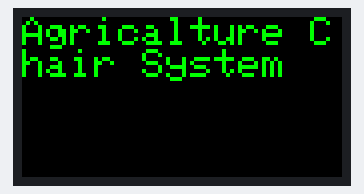
The sketch below on a simulated Arduino Uno, built with avr-gcc and run on an emulated ATmega328P. Shown: 160×80 colour display. What the sketch prints to the serial monitor is not drawn.

Above: at 0.2 s.
At 1.33 s:
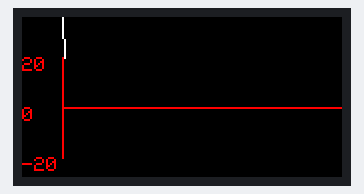
At 6.82 s:
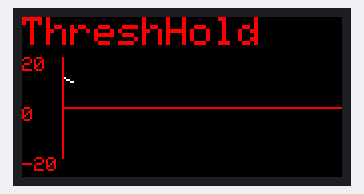
At 12.01 s:
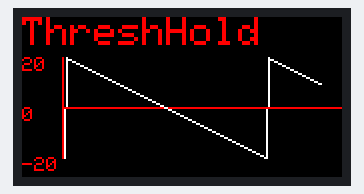
At 22.99 s:
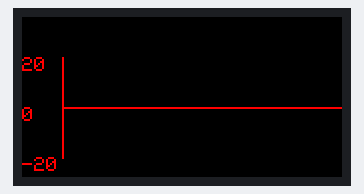
At 33.06 s:
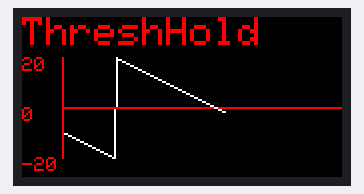

The sketch:

graph1_096.ino
```cpp
#include <Adafruit_GFX.h>
#include <Adafruit_ST7735.h>
#include <SPI.h>

//ディスプレイの配線
#define TFT_CS     6
#define TFT_RST    5
#define TFT_DC     7
#define TFT_SCLK 13
#define TFT_MOSI 11

//Display Size
#define display_width 160
#define display_height 80

//ST7735のクラス定義
Adafruit_ST7735 tft = Adafruit_ST7735(TFT_CS,  TFT_DC, TFT_RST);

int display_pixel_x,display_pixel_y,Offset_pixel=20;
int16_t max_result;
int16_t result = 100;
float multiplier = 1.0f;

void setup(void) {
  Serial.begin(9600);

  // Use this initializer (uncomment)
  //if you're using a 0.96" 180x60 TFT
  tft.initR(INITR_MINI160x80);

  //画面のローテーション
  tft.setRotation(3);

  tft.fillScreen(ST7735_BLACK);
  TextWrap("Agricalture Chair System", ST7735_GREEN);
  delay(1000);
}

void loop() {
  result = result -1;

  if(result < 0) result = 100;

  //Show Word
  TextWrap("ThreshHold", ST7735_RED);

  //Max update
  max_result = MaxUpdate(max_result, result);

  //Draw LineGraph
  DrawLineGraph(result, max_result);

  //Draw Axis
  DrawAxis_x();

  Serial.println(result);
  delay(10);
}

void TextWrap(char *text, uint16_t color) {
  tft.setCursor(0, 0);
  tft.setTextSize(2);
  tft.setTextColor(color);
  tft.setTextWrap(true);
  tft.print(text);
}

int16_t MaxUpdate(int16_t max_result, int16_t result){
  //Max update
  if(max_result < result){
    max_result = result;
    tft.fillScreen(ST7735_BLACK);
  }

  return max_result;
}

void DrawLineGraph(int value ,int max_result){
  //表示ディスプレイの範囲
  int16_t display_max_height = 70;
  int16_t display_min_height = 20;

  //mapで表示範囲の変換
  int16_t graph_result = map(value,0,max_result,display_max_height,display_min_height);
  tft.drawLine(display_pixel_x + Offset_pixel, display_pixel_y, display_pixel_x + Offset_pixel + 1, graph_result, ST7735_WHITE);

  display_pixel_y = graph_result;
  display_pixel_x++;

  //update line display
  if(display_pixel_x + Offset_pixel > display_width){
    display_pixel_x = 0;
    tft.fillScreen(ST7735_BLACK);
  }
}

int16_t map_normalize(int16_t value, int16_t max_result){
  //表示ディスプレイの範囲
  int16_t display_max_height = 70;
  int16_t display_min_height = 20;

  //mapで表示範囲の変換
  int16_t graph_result = map(value,0,max_result,display_max_height,display_min_height);
  tft.drawLine(display_pixel_x + Offset_pixel, display_pixel_y, display_pixel_x + Offset_pixel + 1, graph_result, ST7735_WHITE);
}

void DrawAxis_x(){
  //表示ディスプレイの範囲
  int16_t display_max_height = 70;
  int16_t display_min_height = 20;

  int16_t axis_x = 45;
  tft.drawLine(display_pixel_x + Offset_pixel, axis_x, display_width, axis_x, ST7735_RED);
  tft.drawLine(20, display_min_height, 20, display_max_height, ST7735_RED);

  tft.setTextSize(1);
  tft.setCursor(0, axis_x);
  tft.print("0");
  tft.setCursor(0, display_min_height);
  tft.print("20");
  tft.setCursor(0, display_max_height);
  tft.print("-20");
}
```
